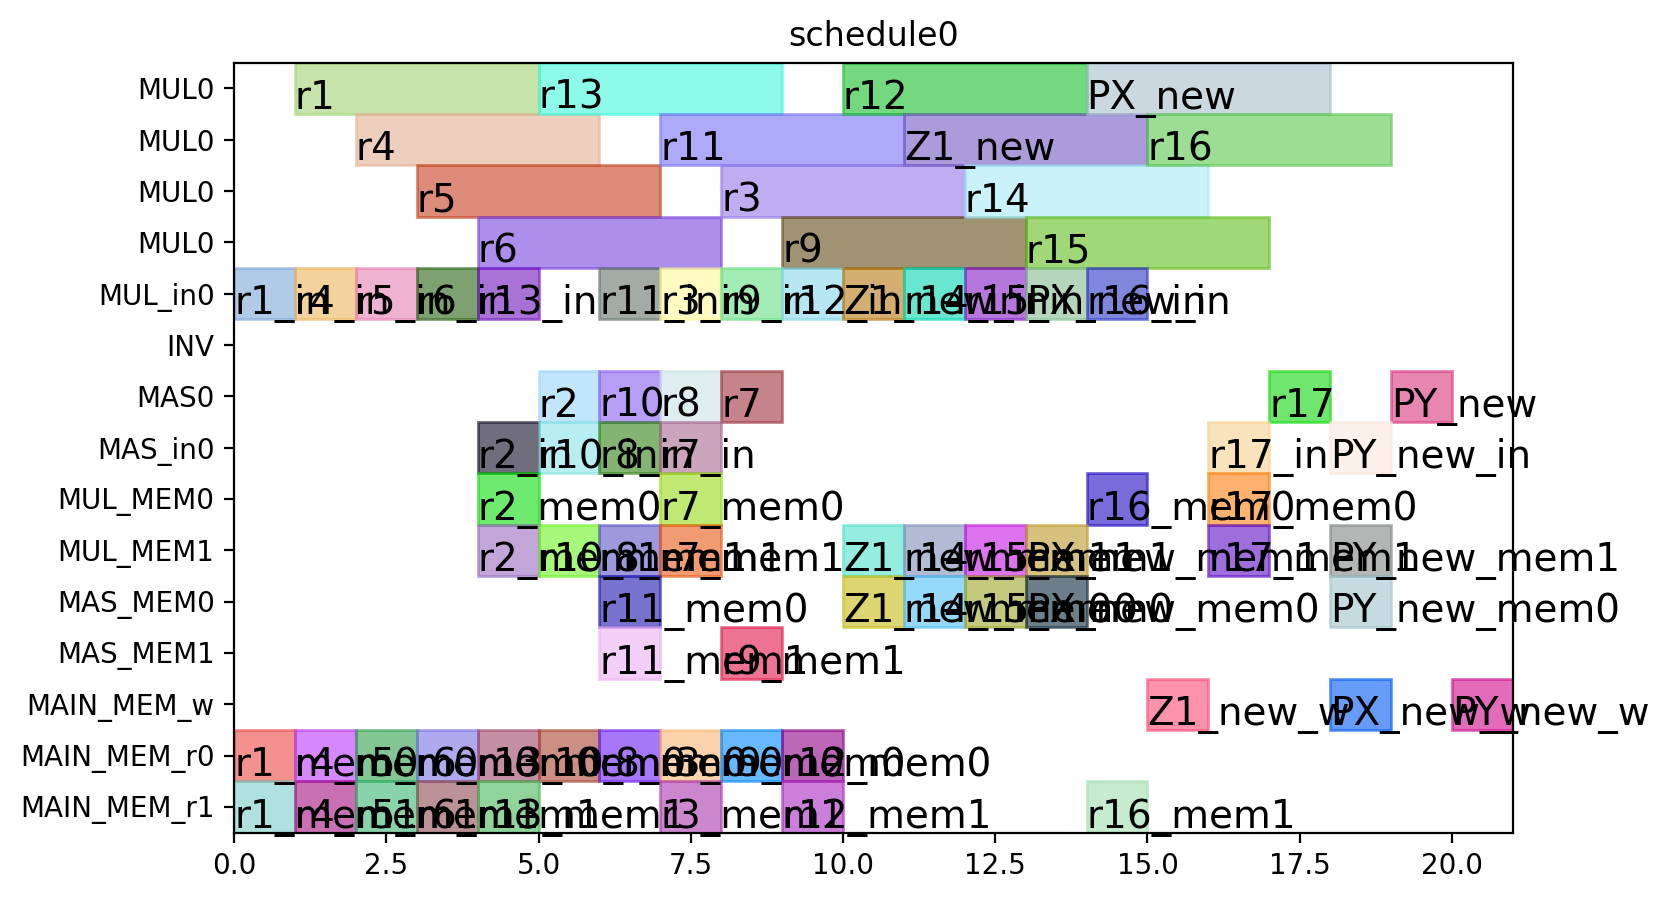

The Python source for this figure:
from pyschedule import Scenario, solvers, plotters, alt


def solve():
	horizon = 90
	S = Scenario("schedule0", horizon=horizon)

	# resource
	MUL = S.Resources('MUL', num=1, size=4)
	MUL_in = S.Resources('MUL_in', num=1)
	INV = S.Resource('INV')
	MAS = S.Resources('MAS', num=1, size=1, periods=range(1, horizon))
	MAS_in = S.Resources('MAS_in', num=1)
	MUL_MEM = S.Resources('MUL_MEM', num=2)
	MAS_MEM = S.Resources('MAS_MEM', num=2)
	MAIN_MEM_w = S.Resource('MAIN_MEM_w', size=1)
	MAIN_MEM_r = S.Resources('MAIN_MEM_r', num=2)

	# result of previous scheduling

	# new tasks
	r1_in = S.Task('r1_in', length=1, delay_cost=1)
	r1_in += alt(MUL_in)
	r1 = S.Task('r1', length=4, delay_cost=1)
	r1 += alt(MUL)
	S += r1>=r1_in

	r1_mem0 = S.Task('r1_mem0', length=1, delay_cost=1)
	r1_mem0 += MAIN_MEM_r[0]
	S += r1_mem0 <= r1

	r1_mem1 = S.Task('r1_mem1', length=1, delay_cost=1)
	r1_mem1 += MAIN_MEM_r[1]
	S += r1_mem1 <= r1

	r3_in = S.Task('r3_in', length=1, delay_cost=1)
	r3_in += alt(MUL_in)
	r3 = S.Task('r3', length=4, delay_cost=1)
	r3 += alt(MUL)
	S += r3>=r3_in

	r3_mem0 = S.Task('r3_mem0', length=1, delay_cost=1)
	r3_mem0 += MAIN_MEM_r[0]
	S += r3_mem0 <= r3

	r3_mem1 = S.Task('r3_mem1', length=1, delay_cost=1)
	r3_mem1 += MAIN_MEM_r[1]
	S += r3_mem1 <= r3

	r4_in = S.Task('r4_in', length=1, delay_cost=1)
	r4_in += alt(MUL_in)
	r4 = S.Task('r4', length=4, delay_cost=1)
	r4 += alt(MUL)
	S += r4>=r4_in

	r4_mem0 = S.Task('r4_mem0', length=1, delay_cost=1)
	r4_mem0 += MAIN_MEM_r[0]
	S += r4_mem0 <= r4

	r4_mem1 = S.Task('r4_mem1', length=1, delay_cost=1)
	r4_mem1 += MAIN_MEM_r[1]
	S += r4_mem1 <= r4

	r5_in = S.Task('r5_in', length=1, delay_cost=1)
	r5_in += alt(MUL_in)
	r5 = S.Task('r5', length=4, delay_cost=1)
	r5 += alt(MUL)
	S += r5>=r5_in

	r5_mem0 = S.Task('r5_mem0', length=1, delay_cost=1)
	r5_mem0 += MAIN_MEM_r[0]
	S += r5_mem0 <= r5

	r5_mem1 = S.Task('r5_mem1', length=1, delay_cost=1)
	r5_mem1 += MAIN_MEM_r[1]
	S += r5_mem1 <= r5

	r6_in = S.Task('r6_in', length=1, delay_cost=1)
	r6_in += alt(MUL_in)
	r6 = S.Task('r6', length=4, delay_cost=1)
	r6 += alt(MUL)
	S += r6>=r6_in

	r6_mem0 = S.Task('r6_mem0', length=1, delay_cost=1)
	r6_mem0 += MAIN_MEM_r[0]
	S += r6_mem0 <= r6

	r6_mem1 = S.Task('r6_mem1', length=1, delay_cost=1)
	r6_mem1 += MAIN_MEM_r[1]
	S += r6_mem1 <= r6

	r12_in = S.Task('r12_in', length=1, delay_cost=1)
	r12_in += alt(MUL_in)
	r12 = S.Task('r12', length=4, delay_cost=1)
	r12 += alt(MUL)
	S += r12>=r12_in

	r12_mem0 = S.Task('r12_mem0', length=1, delay_cost=1)
	r12_mem0 += MAIN_MEM_r[0]
	S += r12_mem0 <= r12

	r12_mem1 = S.Task('r12_mem1', length=1, delay_cost=1)
	r12_mem1 += MAIN_MEM_r[1]
	S += r12_mem1 <= r12

	r13_in = S.Task('r13_in', length=1, delay_cost=1)
	r13_in += alt(MUL_in)
	r13 = S.Task('r13', length=4, delay_cost=1)
	r13 += alt(MUL)
	S += r13>=r13_in

	r13_mem0 = S.Task('r13_mem0', length=1, delay_cost=1)
	r13_mem0 += MAIN_MEM_r[0]
	S += r13_mem0 <= r13

	r13_mem1 = S.Task('r13_mem1', length=1, delay_cost=1)
	r13_mem1 += MAIN_MEM_r[1]
	S += r13_mem1 <= r13

	r2_in = S.Task('r2_in', length=1, delay_cost=1)
	r2_in += alt(MAS_in)
	r2 = S.Task('r2', length=1, delay_cost=1)
	r2 += alt(MAS)

	S += r2>=r2_in

	r2_mem0 = S.Task('r2_mem0', length=1, delay_cost=1)
	r2_mem0 += alt(MUL_MEM)
	S += (r1*MUL[0])-1 < r2_mem0*MUL_MEM[0]
	S += r2_mem0 <= r2

	r2_mem1 = S.Task('r2_mem1', length=1, delay_cost=1)
	r2_mem1 += alt(MUL_MEM)
	S += (r1*MUL[0])-1 < r2_mem1*MUL_MEM[1]
	S += r2_mem1 <= r2

	r7_in = S.Task('r7_in', length=1, delay_cost=1)
	r7_in += alt(MAS_in)
	r7 = S.Task('r7', length=1, delay_cost=1)
	r7 += alt(MAS)

	S += r7>=r7_in

	r7_mem0 = S.Task('r7_mem0', length=1, delay_cost=1)
	r7_mem0 += alt(MUL_MEM)
	S += (r5*MUL[0])-1 < r7_mem0*MUL_MEM[0]
	S += r7_mem0 <= r7

	r7_mem1 = S.Task('r7_mem1', length=1, delay_cost=1)
	r7_mem1 += alt(MUL_MEM)
	S += (r6*MUL[0])-1 < r7_mem1*MUL_MEM[1]
	S += r7_mem1 <= r7

	r8_in = S.Task('r8_in', length=1, delay_cost=1)
	r8_in += alt(MAS_in)
	r8 = S.Task('r8', length=1, delay_cost=1)
	r8 += alt(MAS)

	S += r8>=r8_in

	r8_mem0 = S.Task('r8_mem0', length=1, delay_cost=1)
	r8_mem0 += MAIN_MEM_r[0]
	S += r8_mem0 <= r8

	r8_mem1 = S.Task('r8_mem1', length=1, delay_cost=1)
	r8_mem1 += alt(MUL_MEM)
	S += (r4*MUL[0])-1 < r8_mem1*MUL_MEM[1]
	S += r8_mem1 <= r8

	r10_in = S.Task('r10_in', length=1, delay_cost=1)
	r10_in += alt(MAS_in)
	r10 = S.Task('r10', length=1, delay_cost=1)
	r10 += alt(MAS)

	S += r10>=r10_in

	r10_mem0 = S.Task('r10_mem0', length=1, delay_cost=1)
	r10_mem0 += MAIN_MEM_r[0]
	S += r10_mem0 <= r10

	r10_mem1 = S.Task('r10_mem1', length=1, delay_cost=1)
	r10_mem1 += alt(MUL_MEM)
	S += (r4*MUL[0])-1 < r10_mem1*MUL_MEM[1]
	S += r10_mem1 <= r10

	r9_in = S.Task('r9_in', length=1, delay_cost=1)
	r9_in += alt(MUL_in)
	r9 = S.Task('r9', length=4, delay_cost=1)
	r9 += alt(MUL)
	S += r9>=r9_in

	r9_mem0 = S.Task('r9_mem0', length=1, delay_cost=1)
	r9_mem0 += MAIN_MEM_r[0]
	S += r9_mem0 <= r9

	r9_mem1 = S.Task('r9_mem1', length=1, delay_cost=1)
	r9_mem1 += alt(MAS_MEM)
	S += (r7*MAS[0])-1 < r9_mem1*MAS_MEM[1]
	S += r9_mem1 <= r9

	r11_in = S.Task('r11_in', length=1, delay_cost=1)
	r11_in += alt(MUL_in)
	r11 = S.Task('r11', length=4, delay_cost=1)
	r11 += alt(MUL)
	S += r11>=r11_in

	r11_mem0 = S.Task('r11_mem0', length=1, delay_cost=1)
	r11_mem0 += alt(MAS_MEM)
	S += (r10*MAS[0])-1 < r11_mem0*MAS_MEM[0]
	S += r11_mem0 <= r11

	r11_mem1 = S.Task('r11_mem1', length=1, delay_cost=1)
	r11_mem1 += alt(MAS_MEM)
	S += (r10*MAS[0])-1 < r11_mem1*MAS_MEM[1]
	S += r11_mem1 <= r11

	r14_in = S.Task('r14_in', length=1, delay_cost=1)
	r14_in += alt(MUL_in)
	r14 = S.Task('r14', length=4, delay_cost=1)
	r14 += alt(MUL)
	S += r14>=r14_in

	r14_mem0 = S.Task('r14_mem0', length=1, delay_cost=1)
	r14_mem0 += alt(MAS_MEM)
	S += (r2*MAS[0])-1 < r14_mem0*MAS_MEM[0]
	S += r14_mem0 <= r14

	r14_mem1 = S.Task('r14_mem1', length=1, delay_cost=1)
	r14_mem1 += alt(MUL_MEM)
	S += (r3*MUL[0])-1 < r14_mem1*MUL_MEM[1]
	S += r14_mem1 <= r14

	r15_in = S.Task('r15_in', length=1, delay_cost=1)
	r15_in += alt(MUL_in)
	r15 = S.Task('r15', length=4, delay_cost=1)
	r15 += alt(MUL)
	S += r15>=r15_in

	r15_mem0 = S.Task('r15_mem0', length=1, delay_cost=1)
	r15_mem0 += alt(MAS_MEM)
	S += (r8*MAS[0])-1 < r15_mem0*MAS_MEM[0]
	S += r15_mem0 <= r15

	r15_mem1 = S.Task('r15_mem1', length=1, delay_cost=1)
	r15_mem1 += alt(MUL_MEM)
	S += (r9*MUL[0])-1 < r15_mem1*MUL_MEM[1]
	S += r15_mem1 <= r15

	r16_in = S.Task('r16_in', length=1, delay_cost=1)
	r16_in += alt(MUL_in)
	r16 = S.Task('r16', length=4, delay_cost=1)
	r16 += alt(MUL)
	S += r16>=r16_in

	r16_mem0 = S.Task('r16_mem0', length=1, delay_cost=1)
	r16_mem0 += alt(MUL_MEM)
	S += (r11*MUL[0])-1 < r16_mem0*MUL_MEM[0]
	S += r16_mem0 <= r16

	r16_mem1 = S.Task('r16_mem1', length=1, delay_cost=1)
	r16_mem1 += MAIN_MEM_r[1]
	S += r16_mem1 <= r16

	r17_in = S.Task('r17_in', length=1, delay_cost=1)
	r17_in += alt(MAS_in)
	r17 = S.Task('r17', length=1, delay_cost=1)
	r17 += alt(MAS)

	S += r17>=r17_in

	r17_mem0 = S.Task('r17_mem0', length=1, delay_cost=1)
	r17_mem0 += alt(MUL_MEM)
	S += (r14*MUL[0])-1 < r17_mem0*MUL_MEM[0]
	S += r17_mem0 <= r17

	r17_mem1 = S.Task('r17_mem1', length=1, delay_cost=1)
	r17_mem1 += alt(MUL_MEM)
	S += (r15*MUL[0])-1 < r17_mem1*MUL_MEM[1]
	S += r17_mem1 <= r17

	PX_new_in = S.Task('PX_new_in', length=1, delay_cost=1)
	PX_new_in += alt(MUL_in)
	PX_new = S.Task('PX_new', length=4, delay_cost=1)
	PX_new += alt(MUL)
	S += PX_new>=PX_new_in

	S += 0<PX_new

	PX_new_mem0 = S.Task('PX_new_mem0', length=1, delay_cost=1)
	PX_new_mem0 += alt(MAS_MEM)
	S += (r2*MAS[0])-1 < PX_new_mem0*MAS_MEM[0]
	S += PX_new_mem0 <= PX_new

	PX_new_mem1 = S.Task('PX_new_mem1', length=1, delay_cost=1)
	PX_new_mem1 += alt(MUL_MEM)
	S += (r12*MUL[0])-1 < PX_new_mem1*MUL_MEM[1]
	S += PX_new_mem1 <= PX_new

	PX_new_w = S.Task('PX_new_w', length=1, delay_cost=1)
	PX_new_w += alt(MAIN_MEM_w)
	S += PX_new <= PX_new_w

	Z1_new_in = S.Task('Z1_new_in', length=1, delay_cost=1)
	Z1_new_in += alt(MUL_in)
	Z1_new = S.Task('Z1_new', length=4, delay_cost=1)
	Z1_new += alt(MUL)
	S += Z1_new>=Z1_new_in

	S += 0<Z1_new

	Z1_new_mem0 = S.Task('Z1_new_mem0', length=1, delay_cost=1)
	Z1_new_mem0 += alt(MAS_MEM)
	S += (r2*MAS[0])-1 < Z1_new_mem0*MAS_MEM[0]
	S += Z1_new_mem0 <= Z1_new

	Z1_new_mem1 = S.Task('Z1_new_mem1', length=1, delay_cost=1)
	Z1_new_mem1 += alt(MUL_MEM)
	S += (r13*MUL[0])-1 < Z1_new_mem1*MUL_MEM[1]
	S += Z1_new_mem1 <= Z1_new

	Z1_new_w = S.Task('Z1_new_w', length=1, delay_cost=1)
	Z1_new_w += alt(MAIN_MEM_w)
	S += Z1_new <= Z1_new_w

	PY_new_in = S.Task('PY_new_in', length=1, delay_cost=1)
	PY_new_in += alt(MAS_in)
	PY_new = S.Task('PY_new', length=1, delay_cost=1)
	PY_new += alt(MAS)

	S += PY_new>=PY_new_in

	S += 0<PY_new

	PY_new_mem0 = S.Task('PY_new_mem0', length=1, delay_cost=1)
	PY_new_mem0 += alt(MAS_MEM)
	S += (r17*MAS[0])-1 < PY_new_mem0*MAS_MEM[0]
	S += PY_new_mem0 <= PY_new

	PY_new_mem1 = S.Task('PY_new_mem1', length=1, delay_cost=1)
	PY_new_mem1 += alt(MUL_MEM)
	S += (r16*MUL[0])-1 < PY_new_mem1*MUL_MEM[1]
	S += PY_new_mem1 <= PY_new

	PY_new_w = S.Task('PY_new_w', length=1, delay_cost=1)
	PY_new_w += alt(MAIN_MEM_w)
	S += PY_new <= PY_new_w

	solvers.mip.solve(S,msg=1,kind='CPLEX',ratio_gap=1.01)

	solution = [['hoge']*len(S.solution()[1]) for i in range(len(S.solution()))]
	for i in range(len(S.solution())):
		for j in range(len(S.solution()[i])):
			solution[i][j]=str(S.solution()[i][j])
	print(solution)

	cycles = int(solution[-1][3])

	pic_file_name = "/home/mfukuda/ABE/python/multiRAM/scheduling_result/yrecover_mul1_4_add1_1/schedule0.png"
	if(S.solution() != []):
		plotters.matplotlib.plot(S,img_filename=pic_file_name, fig_size=(cycles*0.25+3, 5))

	return solution
